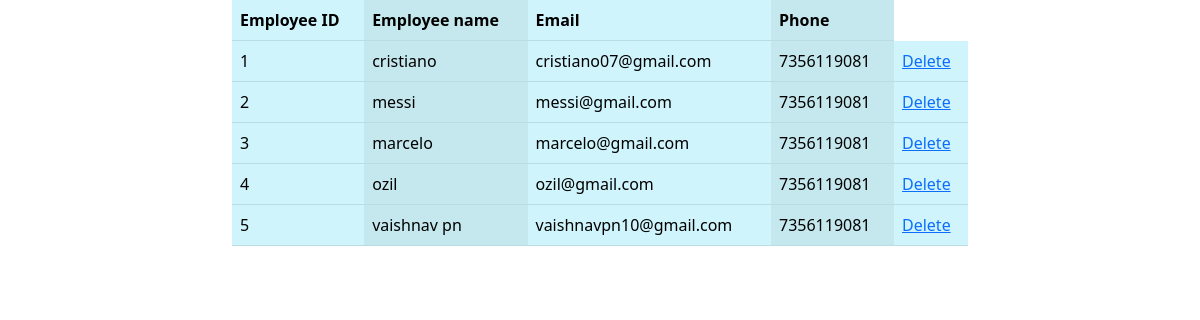
/emp/view, run on the app's committed database.
### api/models.py (models this page shows, shortened)
class Employees(models.Model):
    name = models.CharField(max_length=100)
    email = models.CharField(max_length=100)
    phone = models.PositiveIntegerField()

### employee/views.py (the view)
# urls.py: path('emp/view', views.ListEmp.as_view(), name='list-emp'),
class ListEmp(ListView):
    model = Employees
    template_name = 'list-emp.html'
    context_object_name = 'emp'

### employee/templates/list-emp.html (shortened to what this page needs)
<!DOCTYPE html>
<html lang="en">
<head>
    <link href="https://cdn.jsdelivr.net/npm/bootstrap@5.3.0-alpha1/dist/css/bootstrap.min.css" rel="stylesheet">
</head>
<body>
    <div class="container">
            <div class="row">
        <div class="col-2"></div>
        <div class="col-8">
            <table class="table table-info table-striped-columns">
                <tr>
                    <th>Employee ID</th>
                    <th>Employee name</th>
                    <th>Email</th>
                    <th>Phone</th>
                </tr>
                {%for t in emp%}
                <tr>
                    <td>{{t.id}}</td>
                    <td>{{t.name}}</td>
                    <td>{{t.email}}</td>
                    <td>{{t.phone}}</td>
                    <td>
                        <a href="{%url 'delete-emp' t.id%}">Delete</a>
                    </td>
                </tr>
                {%endfor%}
            </table>
    </div>
            </div>
</body>
</html>

### data on the page
Employees: id "1", name "cristiano", email "cristiano07@gmail.com", phone "7356119081"
Employees: id "2", name "messi", email "messi@gmail.com", phone "7356119081"
Employees: id "3", name "marcelo", email "marcelo@gmail.com", phone "7356119081"
Employees: id "4", name "ozil", email "ozil@gmail.com", phone "7356119081"
Employees: id "5", name "vaishnav pn", email "vaishnavpn10@gmail.com", phone "7356119081"
